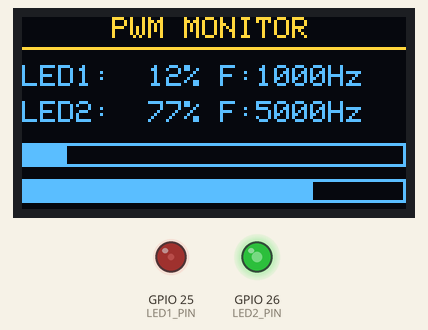
Bench run of a program on a simulated ESP32. Parts: 128×64 one-colour display, output pins drawn as LEDs (lit = HIGH). The OLED is the two-colour kind (top 16 rows yellow); what the program prints to the serial monitor is not drawn.

Above: at 0.5 s.
At 10.41 s:
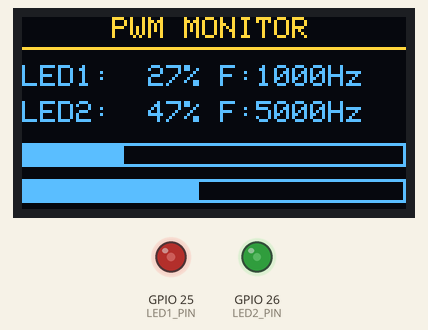
At 19.41 s:
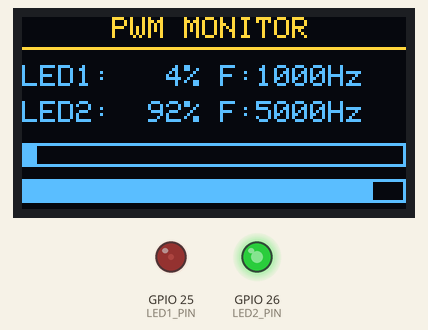
At 39.52 s:
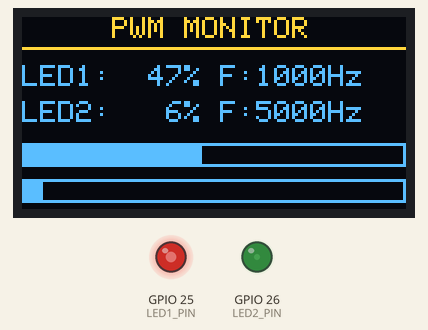
Timing chart, 0 to 40.0 s (numbered marks = the images above):
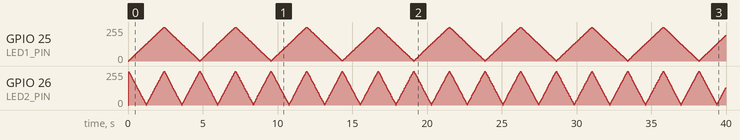

The program:

main.cpp
```cpp
/*
 * Embedded IoT Systems - Homework 2
 * Dual-LED PWM fading (different frequencies) + SSD1306 OLED monitor
 *
 * Board : ESP32 DevKit (classic ESP32), Arduino-ESP32 core 2.0.x (LEDC API: ledcSetup/ledcAttachPin/ledcWrite)
 * LED1  : GPIO25, LEDC channel 0 (timer 0), 1000 Hz
 * LED2  : GPIO26, LEDC channel 2 (timer 1), 5000 Hz
 * OLED  : SSD1306 128x64 I2C @ 0x3C, SDA=GPIO21, SCL=GPIO22
 *
 * NOTE (technical check): on the classic ESP32, LEDC channels are paired onto
 * timers (channel/2). Channels 0 and 1 share timer 0, so they would be forced
 * to the SAME frequency. Using channel 0 and channel 2 puts the LEDs on
 * different timers, so each can have its own frequency.
 */

#include <Arduino.h>
#include <Wire.h>
#include <Adafruit_GFX.h>
#include <Adafruit_SSD1306.h>

// ---------- Pins ----------
#define LED1_PIN   25
#define LED2_PIN   26
#define OLED_SDA   21
#define OLED_SCL   22

// ---------- OLED ----------
#define SCREEN_WIDTH   128
#define SCREEN_HEIGHT  64
#define OLED_ADDR      0x3C
Adafruit_SSD1306 display(SCREEN_WIDTH, SCREEN_HEIGHT, &Wire, -1);

// ---------- PWM configuration ----------
const uint8_t  LED1_CH   = 0;      // timer 0
const uint8_t  LED2_CH   = 2;      // timer 1 (different timer -> independent frequency)
const uint32_t LED1_FREQ = 1000;   // Hz
const uint32_t LED2_FREQ = 5000;   // Hz
const uint8_t  PWM_RES   = 10;     // 10-bit resolution -> duty 0..1023
const uint32_t DUTY_MAX  = (1UL << PWM_RES) - 1;   // 1023

// ---------- Fade state (these are the exact values written to hardware) ----------
int32_t duty1 = 0;
int32_t duty2 = DUTY_MAX;          // start LED2 at opposite end so the two differ
int32_t step1 = 8;                 // LED1 slower fade
int32_t step2 = -16;               // LED2 faster fade

const uint32_t FADE_INTERVAL_MS    = 15;
const uint32_t DISPLAY_INTERVAL_MS = 100;
uint32_t lastFade = 0, lastDisplay = 0;

static inline int dutyToPercent(int32_t duty) {
  return (int)((duty * 100L + DUTY_MAX / 2) / DUTY_MAX);   // rounded
}

// Move one triangular-wave step and clamp at the ends
void stepFade(int32_t &duty, int32_t &step) {
  duty += step;
  if (duty >= (int32_t)DUTY_MAX) { duty = DUTY_MAX; step = -step; }
  if (duty <= 0)                 { duty = 0;        step = -step; }
}

void updateDisplay() {
  display.clearDisplay();
  display.setTextColor(SSD1306_WHITE);

  display.setTextSize(1);
  display.setCursor(30, 0);
  display.println("PWM MONITOR");
  display.drawLine(0, 10, 127, 10, SSD1306_WHITE);

  display.setCursor(0, 16);
  display.printf("LED1: %3d%% F:%luHz", dutyToPercent(duty1), (unsigned long)LED1_FREQ);
  display.setCursor(0, 28);
  display.printf("LED2: %3d%% F:%luHz", dutyToPercent(duty2), (unsigned long)LED2_FREQ);

  // Bar graphs (width proportional to the real duty values)
  display.drawRect(0, 42, 128, 8, SSD1306_WHITE);
  display.fillRect(0, 42, (duty1 * 128L) / DUTY_MAX, 8, SSD1306_WHITE);
  display.drawRect(0, 54, 128, 8, SSD1306_WHITE);
  display.fillRect(0, 54, (duty2 * 128L) / DUTY_MAX, 8, SSD1306_WHITE);

  display.display();
}

void setup() {
  Serial.begin(115200);

  // LEDC setup: channel, frequency, resolution
  ledcSetup(LED1_CH, LED1_FREQ, PWM_RES);
  ledcSetup(LED2_CH, LED2_FREQ, PWM_RES);
  ledcAttachPin(LED1_PIN, LED1_CH);
  ledcAttachPin(LED2_PIN, LED2_CH);

  // OLED setup
  Wire.begin(OLED_SDA, OLED_SCL);
  if (!display.begin(SSD1306_SWITCHCAPVCC, OLED_ADDR)) {
    Serial.println("SSD1306 not found - check wiring/address");
    for (;;) delay(1000);
  }
  display.clearDisplay();
  display.display();

  Serial.printf("LED1: %lu Hz, LED2: %lu Hz, %u-bit resolution\n",
                (unsigned long)LED1_FREQ, (unsigned long)LED2_FREQ, PWM_RES);
}

void loop() {
  uint32_t now = millis();

  if (now - lastFade >= FADE_INTERVAL_MS) {
    lastFade = now;
    stepFade(duty1, step1);
    stepFade(duty2, step2);
    ledcWrite(LED1_CH, duty1);
    ledcWrite(LED2_CH, duty2);
  }

  if (now - lastDisplay >= DISPLAY_INTERVAL_MS) {
    lastDisplay = now;
    updateDisplay();
    Serial.printf("LED1=%3d%%  LED2=%3d%%\n", dutyToPercent(duty1), dutyToPercent(duty2));
  }
}
```
